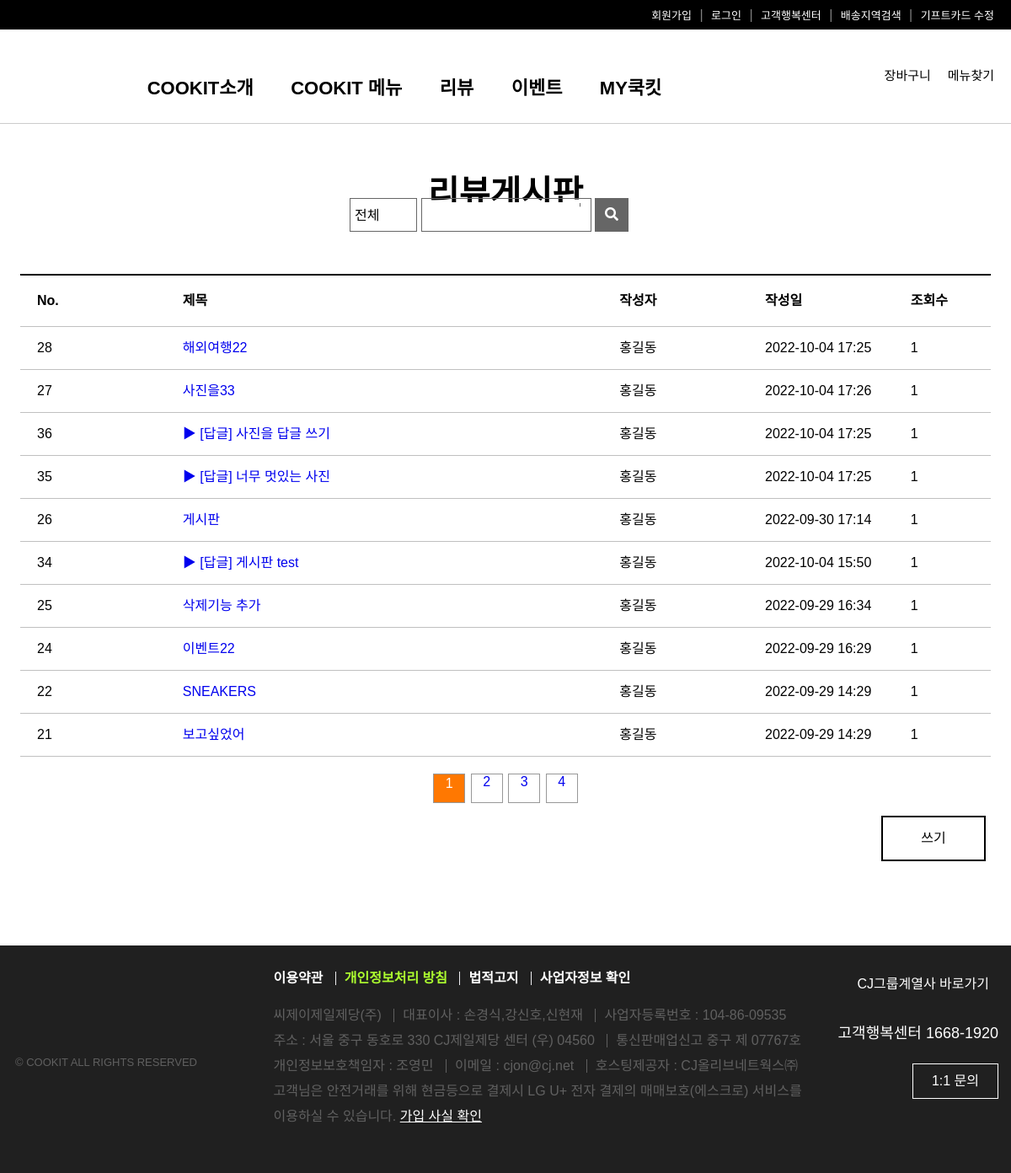
Before: /freeBoard/1/1/1/fboardList with the older database file.
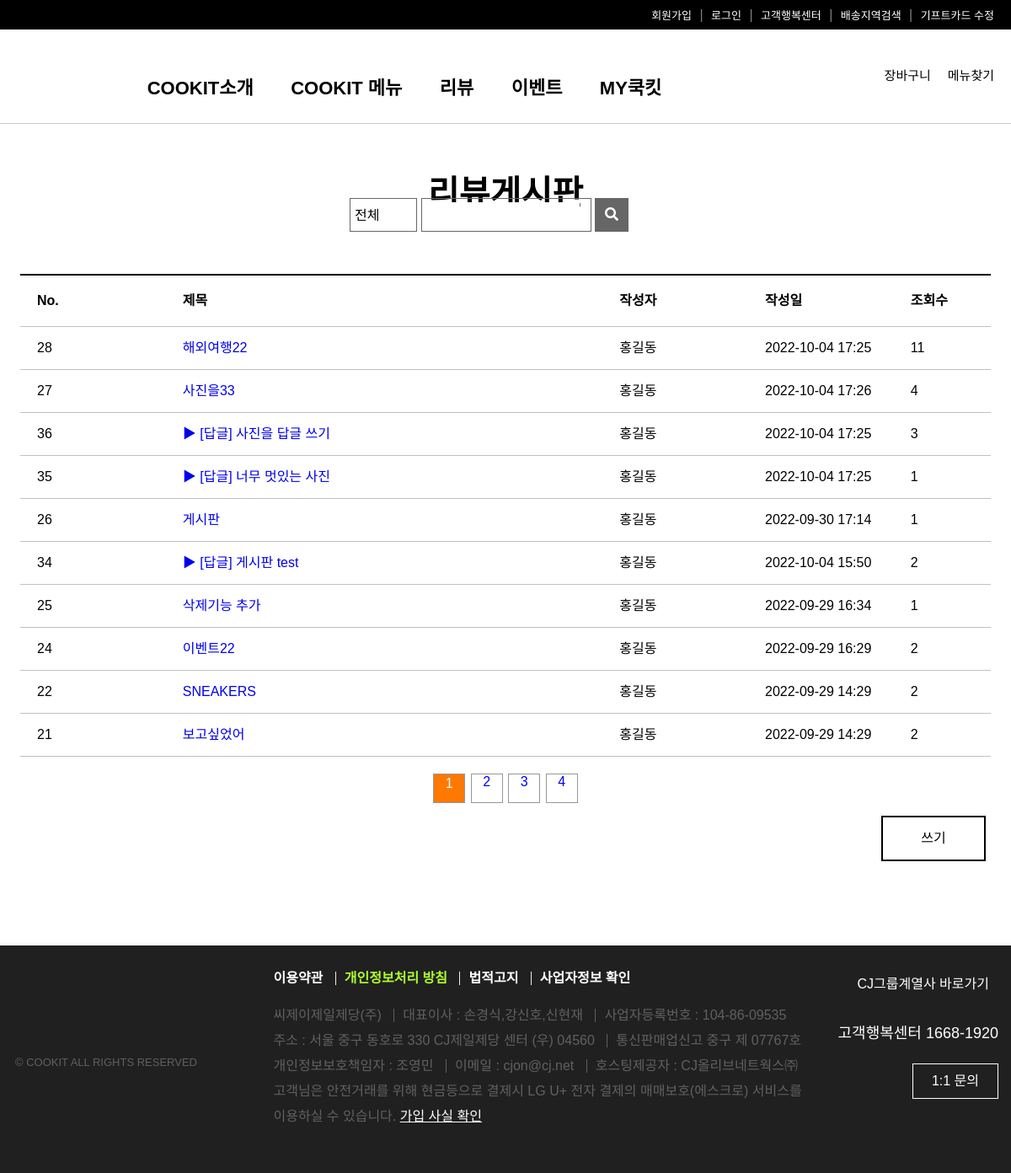
After: the same page with the newer database file.
### freeBoard/models.py (models this page shows, shortened)
class Fboard(models.Model):
    b_no = models.AutoField(primary_key=True)
    member = models.ForeignKey(Member,on_delete=models.DO_NOTHING,null=True)
    b_title = models.CharField(max_length=1000)
    b_content = models.TextField()
    b_date = models.DateTimeField(default=datetime.now(),blank=True)
    b_group = models.IntegerField(default=0)
    b_step = models.IntegerField(default=0)
    b_indent = models.IntegerField(default=0)
    b_hit = models.IntegerField(default=1)
    b_file = models.ImageField(blank=True)

### member/models.py (models this page shows, shortened)
class Member(models.Model):
    id = models.CharField(primary_key=True, max_length=40)
    pw = models.CharField(max_length=40)
    name = models.CharField(max_length=40)
    tel = models.CharField(max_length=20)
    birth = models.DateField(blank=True)
    gender = models.CharField(max_length=10)
    email = models.CharField(max_length=30)
    zipcode = models.CharField(max_length=100)
    address1 = models.CharField(max_length=300)
    address2 = models.CharField(max_length=200)
    hobby = models.CharField(max_length=50)
    reg_date = models.DateTimeField(default=datetime.now(),blank=True)

### freeBoard/views.py (the view, shortened to what this page needs)
# urls.py: path('<int:nowpage>/<str:category>/<str:sword>/fboardList',views.fboardList,name="fboardList"),
def fboardList(request,nowpage,category,sword):
    print("view List : ",nowpage,category,sword)
    if request.method == "POST":
       ncategory = request.POST.get('category') # all,title,content
       nsword = request.POST.get('sword')       # 검색어
       category = ncategory
       sword = nsword
    if category=='1' and sword =='1':
        qs = Fboard.objects.order_by('-b_group','b_step')  #모두 검색
    paginator = Paginator(qs,10)  # qs/10 총하단페이지 수
    qs = paginator.get_page(nowpage)  # 3페이지 게시글을 보내줌.
    context={"fboardList":qs,"category":category,"sword":sword,"nowpage":nowpage}
    return render(request,'fboardList.html',context)

### freeBoard/templates/fboardList.html (shortened to what this page needs)
{% extends './base.html' %}
{% load static %}
{% block content-block %}
  <section>
    <h1>리뷰게시판</h1>
    <div class="wrapper">
      <form action="{% url 'freeBoard:fboardList' nowpage category sword %}" name="search" method="post">
        <select name="category" id="category" >
          <option value="all" {% if 'all' in category %}selected {% endif %}>전체</option>
        </select>
        <div class="title">
          {% if '1' in category %}
            <input type="text" size="16" name="sword" id="sword" value="">
          {% else %}
            <input type="text" size="16" name="sword" id="sword" value="{{sword}}">
          {% endif %}
        </div>
        <button type="button" onclick="searchBtn()"><i class="fas fa-search"></i></button>
      </form>
    </div>
    <table>
      <colgroup>
        <col width="15%">
        <col width="45%">
        <col width="15%">
        <col width="15%">
        <col width="10%">
      </colgroup>
      <tr>
        <th>No.</th>
        <th>제목</th>
        <th>작성자</th>
        <th>작성일</th>
        <th>조회수</th>
      </tr>
      {% for fboard in fboardList %}
      <tr>
        <td>{{fboard.b_no}}</td>
        <td class="table-title">
          <a href="{% url 'freeBoard:fboardView' nowpage category sword fboard.b_no %}">
            {% if fboard.b_indent > 0 %}
              {% for i in "x"|rjust:fboard.b_indent %}
                ▶
              {% endfor %}
            {% endif %}
            {{fboard.b_title}}
          </a>
        </td>
        <td>{{fboard.member.name}}</td>
        <td>{{fboard.b_date|date:'Y-m-d H:i'}}</td>
        <td>{{fboard.b_hit}}</td>
      </tr>
      {% endfor %}
    </table>
    <ul class="page-num">
      {% if fboardList.has_previous %}
        <a href="{% url 'freeBoard:fboardList' 1 category sword %}"><li class="first"></li></a>
        <a href="{% url 'freeBoard:fboardList' fboardList.previous_page_number category sword %}"><li class="prev"></li></a>
      {% else %}
        <li class="first"></li>
        <li class="prev"></li>
      {% endif %}
      {% for page in fboardList.paginator.page_range %}
        {% if page == nowpage %}
          <li class="num numOver"><div>{{page}}</div></li>
        {% else %}
            <li class="num">
              <a href="{% url 'freeBoard:fboardList' page category sword %}"><div>{{page}}</div></a>
            </li>
        {% endif %}
      {% endfor %}
      {% if fboardList.has_next %}
        <a href="{% url 'freeBoard:fboardList' fboardList.next_page_number category sword %}"><li class="next"></li></a>
        <a href="{% url 'freeBoard:fboardList' fboardList.paginator.num_pages category sword %}"><li class="last"></li></a>
      {% else %}
      <li class="next"></li>
      <li class="last"></li>
      {% endif %}
    </ul>
    <div class="write" onclick="writeBtn()">쓰기</div>
  </section>
{% endblock content-block %}

### freeBoard/templates/base.html (shortened to what this page needs)
{% load static %}
<!DOCTYPE html>
<html lang="ko">
<head>
  <link rel="stylesheet" href="https://cdnjs.cloudflare.com/ajax/libs/font-awesome/5.12.1/css/all.min.css">
  <link rel="stylesheet" href="{% static 'css/style.css' %}">
  <link rel="stylesheet" href="{% static 'css/notice_list.css' %}">
  <link rel="stylesheet" href="{% static 'css/read.css' %}">
</head>
<body>
  <header>
    <ul>
      <li>회원가입</li> <span>|</span>
      <li>로그인</li> <span>|</span>
      <li>고객행복센터</li> <span>|</span>
      <li>배송지역검색</li> <span>|</span>
      <li>기프트카드 수정</li>
    </ul>
  </header>
  <nav>
    <a href="/"><div class="logo"></div></a>
    <div id="search">
      <div class="search"></div><br>
      <span>메뉴찾기</span>
    </div>
    <div id="cart">
      <div class="cart"></div><br>
      <span>장바구니</span>
    </div>
    <div class="nav-menu">
      <ul>
        <li>COOKIT소개</li>
        <li>COOKIT 메뉴</li>
        <li>리뷰</li>
        <li>이벤트</li>
        <li>MY쿡킷</li>
      </ul>
    </div>
  </nav>
  <section>
    {% block content-block %}{% endblock content-block %}
  </section>
  <footer>
    <div class="wrapper">
      <div class="footer-left">
        <div class="footer-logo"></div>
        <div class="copyright">© COOKIT ALL RIGHTS RESERVED</div>
      </div>
      <div class="footer-center">
        <ul class="footer-nav">
          <li class="first-list">이용약관</li>
          <li class="green">개인정보처리 방침</li>
          <li>법적고지</li>
          <li>사업자정보 확인</li>
        </ul>
        <ul class="footer-info">
          <li class="first-list">씨제이제일제당(주)</li>
          <li>대표이사 : 손경식,강신호,신현재</li>
          <li>사업자등록번호 : 104-86-09535</li>
          <li class="first-list">주소 : 서울 중구 동호로 330 CJ제일제당 센터 (우) 04560</li>
          <li>통신판매업신고 중구 제 07767호</li>
          <li class="first-list">개인정보보호책임자 : 조영민</li>
          <li>이메일 : cjon@cj.net</li>
          <li>호스팅제공자 : CJ올리브네트웍스㈜</li>
        </ul>
        <div id="check">고객님은 안전거래를 위해 현금등으로 결제시 LG U+ 전자 결제의 매매보호(에스크로) 서비스를 이용하실 수 있습니다. <span class="check">가입 사실 확인</span></div>
      </div>
      <div class="footer-right">
        <div id="shortcut">
          <span>CJ그룹계열사 바로가기</span>
          <div class="shortcut"></div>
        </div>
        <div class="call">고객행복센터 1668-1920</div>
        <div class="inquery">1:1 문의</div>
      </div>
    </div>
  </footer>
</body>
</html>

### static/css/style.css (style rules this page uses)
*, body { margin: 0; padding: 0; font-family: 'Noto Sans KR', sans-serif; font-size: 16px; }
a { text-decoration: none; }
header { height: 35px; background: black; color: white; }
header ul { margin: 8px 15px 0px 0; float: right; list-style-type: none; }
li { display: inline-block; padding-right: 5px; font-size: 13px; }
header span { padding-right: 5px; color: gray; }
nav { width: 100%; border-bottom: 1px #ccc solid; padding-top: 15px; padding-bottom: 20px; }
.nav-menu { text-align: center; width: 80%; }
nav ul { display: inline-block; position: relative; top: -8px; margin: auto; }
nav li { margin-top: 0; padding: 0 20px; font-size: 22px; font-weight: bold; }
nav div { display: inline-block; }
.logo { background: url(https://www.cjcookit.com/cjkit/web/images/common/ico_set.png) no-repeat -310px -375px; background-size: 800px 800px; width: 110px; height: 40px; margin-left: 5px; }
#cart, #search { float: right; margin-right: 20px; }
.cart { position: relative; left: 10px; width: 45px; height: 30px; background: url(https://www.cjcookit.com/cjkit/web/images/common/ico_set.png) no-repeat -584px -320px; background-size: 800px 800px; }
.search { position: relative; left: 10px; width: 45px; height: 30px; background: url(https://www.cjcookit.com/cjkit/web/images/common/ico_set.png) no-repeat -624px -320px; background-size: 800px 800px; }
nav span { position: relative; top: -6px; font-size: 15px; }
footer { display: inline-block; width: 100%; height: 240px; margin-top: 50px; padding-top: 30px; background: #202020; color: #606060; }
footer li { font-size: 16px; }
.wrapper { width: 1200px; margin: auto; }
footer > div > div { display: inline-block; }
.footer-left { width: 300px; }
.footer-center { width: 640px; margin-left: 20px; }
.footer-right { float: right; width: 210px; color: white; margin-top: 8px; margin-right: 15px; }
.footer-logo { position: relative; top: -100px; background: url(https://www.cjcookit.com/cjkit/web/images/common/ico_set.png) no-repeat -310px -310px; background-size: 800px 800px; width: 170px; height: 60px; margin-top: 30px; margin-left: 10px; }
.copyright { display: block; position: relative; top: -65px; left: 18px; font-size: 13px; }
.footer-nav { color: white; margin-bottom: 20px; }
.footer-nav li { height: 16px; line-height: 15px; padding-left: 10px; padding-right: 10px; border-left: 1px solid #ededf0; font-weight: bolder; }
.footer-info { line-height: 30px; }
.footer-info li { height: 16px; line-height: 15px; padding-left: 10px; padding-right: 10px; border-left: 1px solid #606060; }
.first-list { padding-left: 0px !important; border-left: none !important; }
.green { color: greenyellow; }
#check { line-height: 30px; }
.check { color: white; text-decoration: underline; }
.footer-right div { float: right; }
.shortcut { display: inline-block; position: relative; top: -3px; right: -10px; width: 26px; height: 26px; margin-bottom: 25px; background: url(https://www.cjcookit.com/cjkit/web/images/common/ico_set.png) no-repeat -635px 0px; background-size: 800px 800px; transform: rotate(90deg); }
#shortcut > span { position: relative; top: -6px; right: -15px; color: white; }
.call { font-size: 18px; margin-bottom: 25px; }
.inquery { width: 100px; height: 40px; line-height: 40px; text-align: center; border: 1px solid white; }

### static/css/read.css (style rules this page uses)
section { text-align: center; }
h1 { margin-top: 50px; margin-bottom: 0; font-size: 40px; }
table { width: 96%; margin-top: 70px; margin-left: auto; margin-right: auto; line-height: 40px; }
table { border-collapse: collapse; }
th { padding: 10px 0 10px 20px; border: 1px solid silver; border-top: 2px solid black; }
td { padding: 5px 0 5px 20px; border: 1px solid silver; }
th, td { text-align: left; border-left: hidden; border-right: hidden; }

Changed rows visible on the page:
changed Fboard "해외여행22": b_hit "1" → "11"
changed Fboard "사진을33": b_hit "1" → "4"
changed Fboard "[답글] 사진을 답글 쓰기": b_hit "1" → "3"
changed Fboard "[답글] 게시판 test": b_hit "1" → "2"
changed Fboard "이벤트22": b_hit "1" → "2"
changed Fboard "SNEAKERS": b_hit "1" → "2"
changed Fboard "보고싶었어": b_hit "1" → "2"
